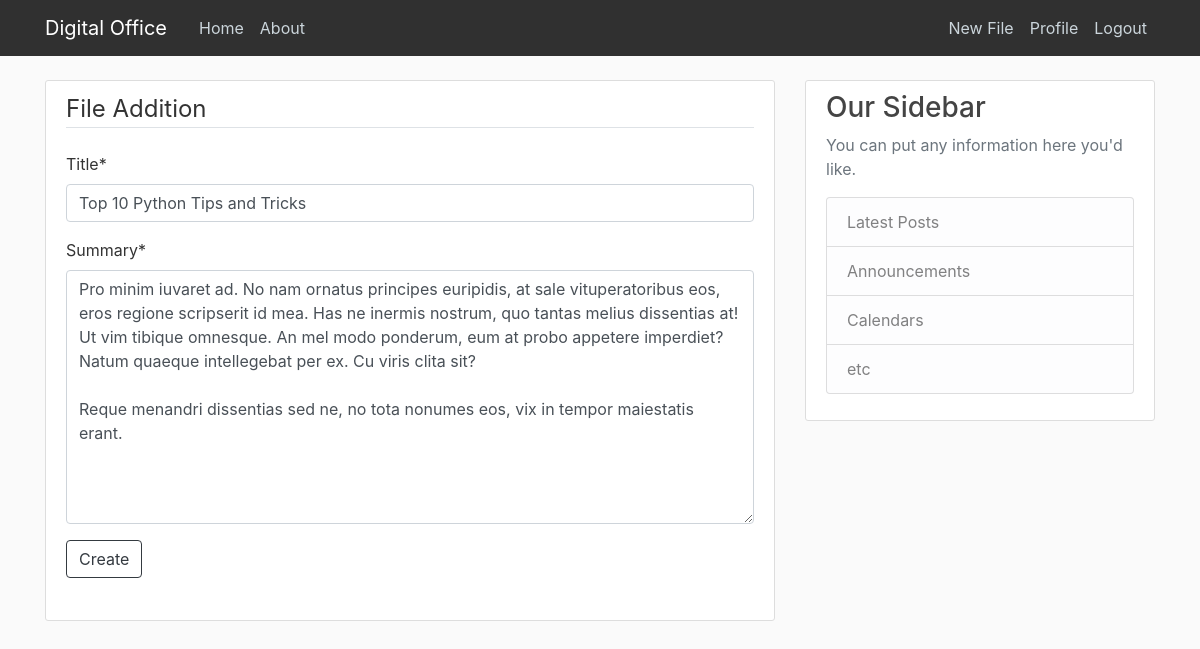
/blog/files/29/update/ (signed in), run on the app's committed database.
### blog/models.py (models this page shows, shortened)
class Files(models.Model):
    title=models.CharField(max_length=100)
    summary=models.TextField()
    date_posted=models.DateTimeField(default=timezone.now)
    author=models.ForeignKey(User,on_delete=models.CASCADE)

### blog/views.py (the view, shortened to what this page needs)
# urls.py: path('files/<int:pk>/update/', FileUpdateView.as_view(), name='file-update'),
class FileUpdateView(LoginRequiredMixin, UserPassesTestMixin, UpdateView):
    model = Files
    fields = ['title', 'summary']
    def test_func(self):
        post = self.get_object()
        if self.request.user == post.author:
            return True
        return False

### blog/templates/blog/files_form.html (shortened to what this page needs)
{% extends "blog/base.html" %}
{% load crispy_forms_tags %}
{% block content %}
<div class="content-section">
    <form method="POST">
        <fieldset class="form-group">
            <legend class="border-bottom mb-4"> File Addition </legend>
            {{ form|crispy }}
            <div class="form-group">
                <button class="btn btn-outline-dark" type="submit">Create</button>
            </div>
    </form>
</div>
{% endblock %}

### blog/static/blog/main.css (style rules this page uses)
body { background: #fafafa; color: #333333; margin-top: 5rem; }
.content-section { background: #ffffff; padding: 10px 20px; border: 1px solid #dddddd; border-radius: 3px; margin-bottom: 20px; }

### data on the page
Files: title "Top 10 Python Tips and Tricks", summary "Pro minim iuvaret ad. No nam ornatus principes euripidis, at sale vituperatoribus eos, eros regione scripserit id mea. Has ne inermis nostrum, quo tantas melius dissentias at! Ut vim tibique omnesque. An mel modo ponderum, eum at probo appetere imperdiet? Natum quaeque intellegebat per ex. Cu viris clita sit? Reque menandri dissentias sed ne, no tota nonumes eos, vix in tempor maiestatis erant."
